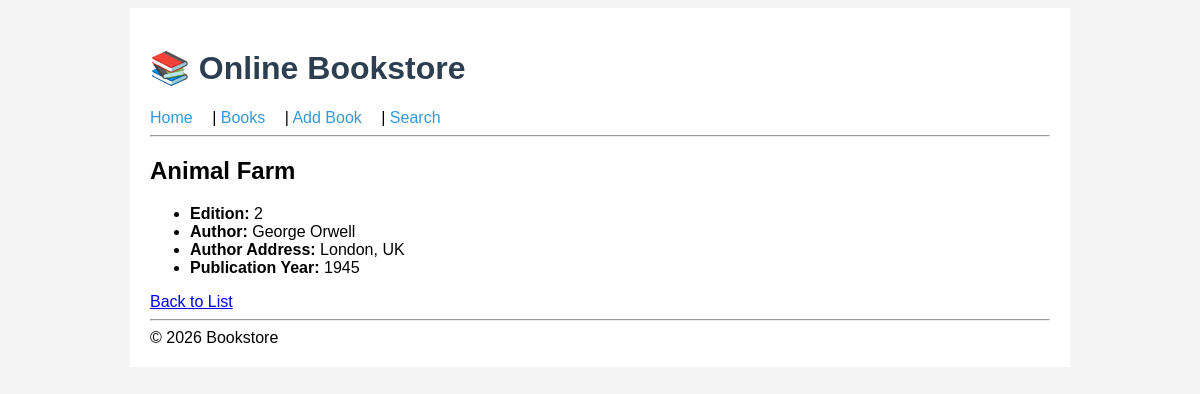
The app's page /exam/2/ with its own data.
### apps/exam/models.py (models this page shows, shortened)
class Book(models.Model):
    title = models.CharField(max_length=200)
    edition = models.IntegerField()
    author = models.ForeignKey(Author, on_delete=models.CASCADE)
    publication_year = models.IntegerField()

class Author(models.Model):
    name = models.CharField(max_length=100)
    address = models.TextField()

### apps/exam/views.py (the view)
# urls.py: path('<int:book_id>/', views.view_book, name='exam_view'),
def view_book(request, book_id):
    book = get_object_or_404(Book, id=book_id)
    return render(request, 'exam/detail.html', {'book': book})

### apps/exam/templates/exam/detail.html (shortened to what this page needs)
{% extends "exam/base.html" %}
{% block content %}
    <h2>{{ book.title }}</h2>
    <ul>
        <li><strong>Edition:</strong> {{ book.edition }}</li>
        <li><strong>Author:</strong> {{ book.author.name }}</li>
        <li><strong>Author Address:</strong> {{ book.author.address }}</li>
        <li><strong>Publication Year:</strong> {{ book.publication_year }}</li>
    </ul>
    <a href="{% url 'exam_list' %}">Back to List</a>
{% endblock %}

### apps/exam/static/exam/css/style.css (style rules this page uses)
body { font-family: Arial, sans-serif; background-color: #f4f4f4; }

### records on screen
Book: title "Animal Farm", edition "2", author.name "George Orwell", author.address "London, UK", publication_year "1945"
